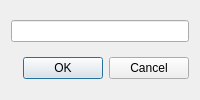
<?xml version="1.0" encoding="UTF-8"?>
<ui version="4.0">
 <class>NewProjectDialog</class>
 <widget class="QDialog" name="NewProjectDialog">
  <property name="windowTitle">
   <string>New Project</string>
  </property>
  <layout class="QVBoxLayout" name="verticalLayout">
   <item>
    <widget class="QLineEdit" name="projectName"/>
   </item>
   <item>
    <widget class="QDialogButtonBox" name="buttonBox">
     <property name="standardButtons">
      <set>QDialogButtonBox::Ok|QDialogButtonBox::Cancel</set>
     </property>
    </widget>
   </item>
  </layout>
 </widget>
 <resources/>
 <connections/>
</ui>
